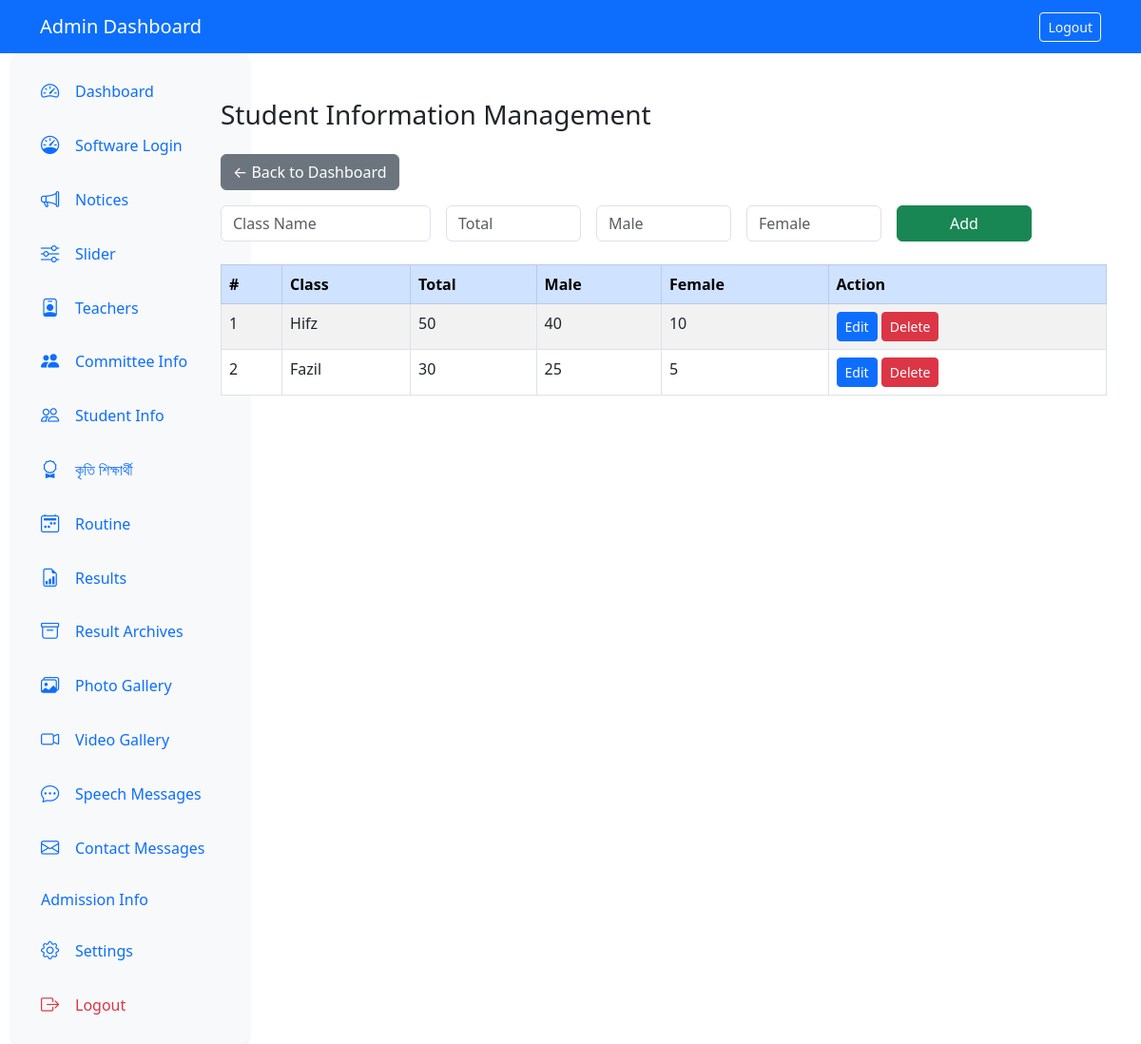
/admin/student_info.php (signed in), run on the app's committed database.
### tables this page shows
CREATE TABLE `student_info` (
  `id` int(11) NOT NULL,
  `class_name` varchar(100) NOT NULL,
  `total_students` int(11) NOT NULL,
  `male_students` int(11) NOT NULL,
  `female_students` int(11) NOT NULL
);

### admin/student_info.php (the view, shortened to what this page needs)
<?php
require_once '../includes/db.php';
$infos = $conn->query('SELECT * FROM student_info ORDER BY id ASC');
?>
<!DOCTYPE html>
<html lang="en">
<head>
  <link href="https://cdn.jsdelivr.net/npm/bootstrap@5.3.0/dist/css/bootstrap.min.css" rel="stylesheet" />
</head>
<body>
  <nav class="navbar navbar-expand-lg navbar-dark bg-primary">
    <div class="container">
      <a class="navbar-brand" href="dashboard.php">Admin Dashboard</a>
      <div class="ms-auto">
        <a href="logout.php" class="btn btn-outline-light btn-sm">Logout</a>
      </div>
    </div>
  </nav>
  <div class="container-fluid" style="margin-top: 0;">
    <div class="row gx-0">
      <div class="col-md-3 col-lg-2 p-0">
        <?php include '_sidebar.php'; ?>
      </div>
      <main class="col-md-9 col-lg-10 px-md-4 d-flex flex-column" style="min-height: 100vh;">
        <div class="my-5">
          <h3 class="mb-4">Student Information Management</h3>
          <a href="dashboard.php" class="btn btn-secondary mb-3">&larr; Back to Dashboard</a>
          <form class="row g-3 mb-4" method="post">
            <div class="col-md-3">
              <input type="text" class="form-control" name="class_name" placeholder="Class Name" required />
            </div>
            <div class="col-md-2">
              <input type="number" class="form-control" name="total_students" placeholder="Total" min="0" required />
            </div>
            <div class="col-md-2">
              <input type="number" class="form-control" name="male_students" placeholder="Male" min="0" required />
            </div>
            <div class="col-md-2">
              <input type="number" class="form-control" name="female_students" placeholder="Female" min="0" required />
            </div>
            <div class="col-md-2">
              <button type="submit" name="add_info" class="btn btn-success w-100">Add</button>
            </div>
          </form>
          <div class="table-responsive">
            <table class="table table-bordered table-striped">
              <thead class="table-primary">
                <tr>
                  <th>#</th>
                  <th>Class</th>
                  <th>Total</th>
                  <th>Male</th>
                  <th>Female</th>
                  <th>Action</th>
                </tr>
              </thead>
              <tbody>
                <?php if ($infos && $infos->num_rows > 0): $i=1; while($row = $infos->fetch_assoc()): ?>
                <tr>
                  <td><?php echo $i++; ?></td>
                  <td><?php echo htmlspecialchars($row['class_name']); ?></td>
                  <td><?php echo $row['total_students']; ?></td>
                  <td><?php echo $row['male_students']; ?></td>
                  <td><?php echo $row['female_students']; ?></td>
                  <td>
                    <a href="edit_student_info.php?id=<?php echo $row['id']; ?>" class="btn btn-primary btn-sm">Edit</a>
                    <a href="?delete=<?php echo $row['id']; ?>" class="btn btn-danger btn-sm" onclick="return confirm('Delete this info?');">Delete</a>
                  </td>
                </tr>
                <?php endwhile; else: ?>
                <tr><td colspan="6" class="text-center">No data found.</td></tr>
                <?php endif; ?>
              </tbody>
            </table>
          </div>
        </div>
      </main>
    </div>
  </div>
</body>
</html>

### data on the page
student_info: class_name "Hifz", total_students "50", male_students "40", female_students "10"
student_info: class_name "Fazil", total_students "30", male_students "25", female_students "5"
